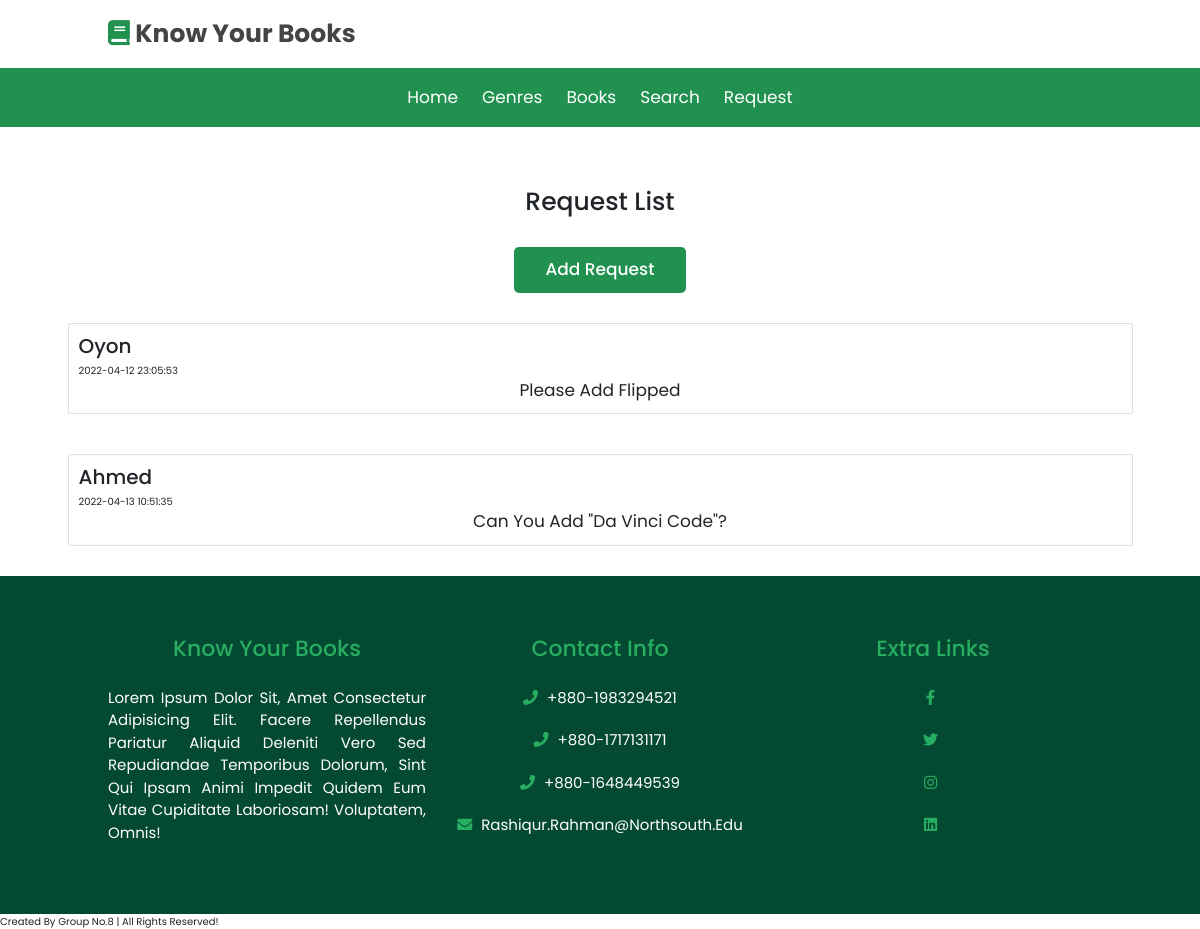
The app's page /php/request.php with its own data.
### tables this page shows
CREATE TABLE `request` (
  `requestId` int(20) NOT NULL,
  `username` varchar(255) NOT NULL,
  `comment` text NOT NULL,
  `datetime` datetime NOT NULL
);

### php/request.php (the view, shortened to what this page needs)
<?php
include("config.php");
?>
<!DOCTYPE html>
<html lang="en">
<head>
    <link href="https://cdn.jsdelivr.net/npm/bootstrap@5.0.2/dist/css/bootstrap.min.css" rel="stylesheet">
    <link rel="stylesheet" href="https://cdnjs.cloudflare.com/ajax/libs/font-awesome/5.15.4/css/all.min.css">
    <link rel="stylesheet" href="../css/request.css">
</head>
<body>
    <header class="header">
        <div class="header-1">
            <a href="../index.php" class="logo"> <i class="fas fa-book"></i> Know Your Books </a>
        </div>
        <div class="header-2">
            <nav class="navbar d-flex justify-content-center">
                <a href="../index.php">Home</a>
                <a href="../index.php">Genres</a>
                <a href="viewbooks.php">Books</a>
                <a href="search.php">Search</a>
                <a href="request.php">Request</a>
            </nav>
        </div>
    </header>
    <div class="container py-5">
    </div>
    <div class="container">
        <div>
            <h1 class="text-center">Request List</h1>
            <div class="col-xs-12">
                <div class="row">
                    <div class="col-lg-12 text-center">
                        <a href="addrequest.php" php class="btn">Add Request</a><br>
                    </div>
                </div>
            </div>
            <?php
            $rows = mysqli_query($conn, "SELECT * FROM request ORDER by datetime ASC")
            ?>
            <?php foreach ($rows as $row) : ?>
            <div class=" col-md-12 px-5 py-3">
                <div class="card">
                    <div class="card-body">
                        <h2 class="card-title"><?php echo $row['username']; ?></h4>
                            <span><?php echo $row['datetime']; ?></span><br>
                            <p class="card-text">
                                <?php echo $row['comment']; ?>
                            </p>
                    </div>
                </div>
            </div>
            <?php endforeach; ?>
        </div>
    </div>
    <div>
        <?php include("footer.php") ?>
</body>
</html>

### css/request.css (style rules this page uses)
:root { --green: #27ae60; --dark-color: #219150; --black: #444; --light-color: #666; --border: .1rem solid rgba(0, 0, 0, .1); --border-hover: .1rem solid var(--black); --box-shadow: 0 .5rem 1rem rgba(0, 0, 0, .1); }
* { font-family: 'Poppins', sans-serif; margin: 0; padding: 0; box-sizing: border-box; outline: none; border: none; text-decoration: none; text-transform: capitalize; transition: all .2s linear; transition: width none; }
html { font-size: 62.5%; overflow-x: hidden; scroll-padding-top: 5rem; scroll-behavior: smooth; }
a { text-decoration: none !important; }
.btn { margin-top: 1rem !important; display: inline-block !important; padding: .9rem 3rem !important; border-radius: .5rem !important; color: #fff !important; background: var(--dark-color) !important; font-size: 1.7rem !important; cursor: pointer !important; font-weight: 500 !important; }
.header .header-1 { background: #fff; padding: 1.5rem 9%; display: flex; align-items: center; justify-content: space-between; }
.header .header-1 .logo { font-size: 2.5rem; font-weight: bolder; color: var(--black); }
.header .header-1 .logo i { color: var(--dark-color); }
.header .header-2 { background: var(--dark-color); }
.header .header-2 .navbar a { color: #fff; display: inline-block; padding: 1.2rem; font-size: 1.7rem; }
.container .row { margin: 20px; }
.container .col-md-12 .card { align-items: left; margin-bottom: 20px; }
.container .col-md-12 .card .card-text { text-align: center; font-size: 1.7rem; }

### records on screen
request: username "Oyon", datetime "2022-04-12 23:05:53", comment "Please Add Flipped"
request: username "Ahmed", datetime "2022-04-13 10:51:35", comment "Can You Add \"Da Vinci Code\"?"
